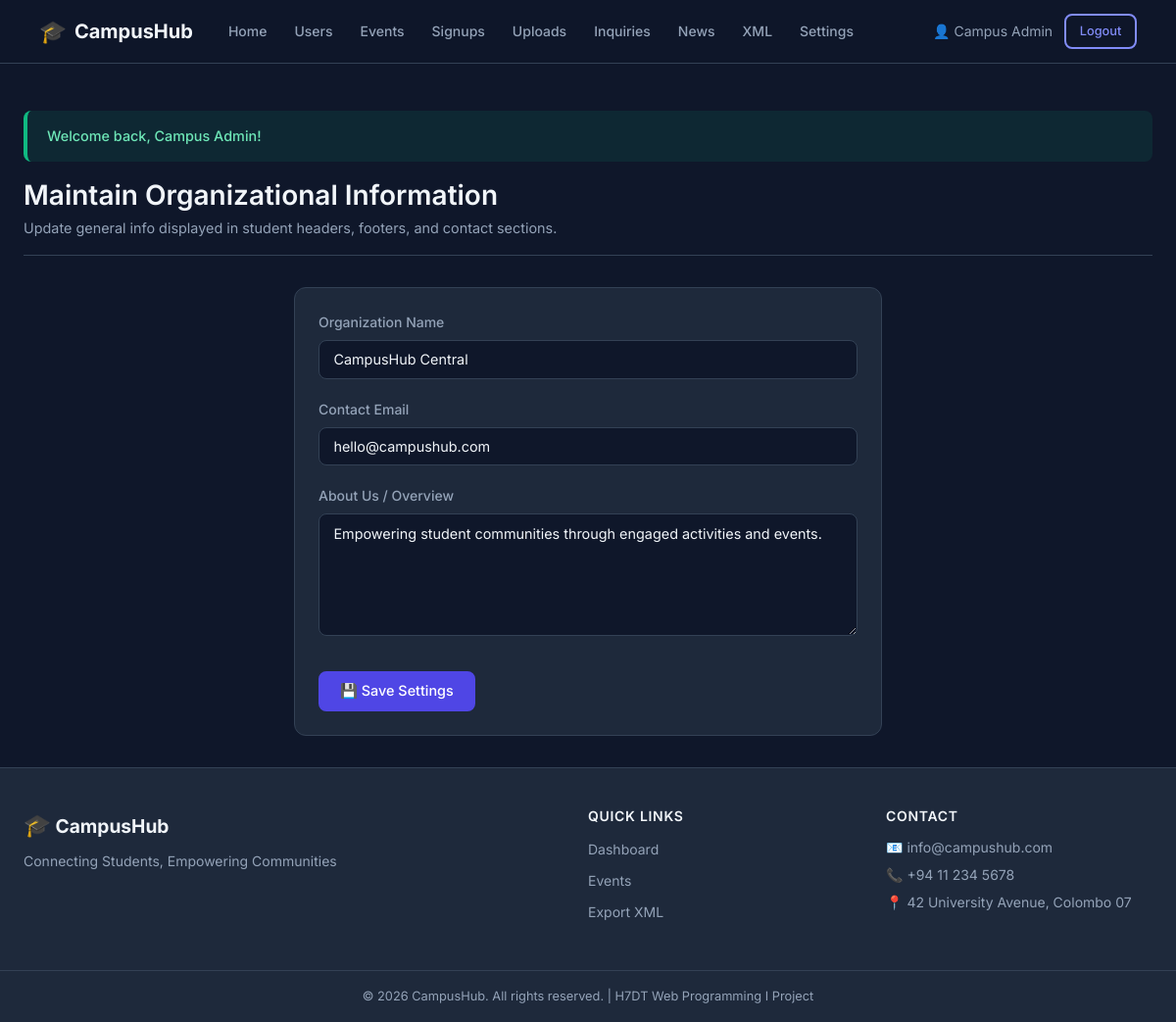
The app's page /admin/org_info.php (signed in) with its own data.
### tables this page shows
CREATE TABLE `organization_info` (
  `id` int(11) NOT NULL AUTO_INCREMENT,
  `org_name` varchar(255) NOT NULL,
  `about_text` text NOT NULL,
  `contact_email` varchar(150) NOT NULL,
  `updated_at` timestamp NOT NULL DEFAULT current_timestamp() ON UPDATE current_timestamp(),
  PRIMARY KEY (`id`)
);

### admin/org_info.php (the view, shortened to what this page needs)
<?php
require_once '../includes/functions.php';
require_once '../includes/db_connect.php';
try {
    $stmt = $pdo->query("SELECT * FROM organization_info ORDER BY id ASC LIMIT 1");
    $org = $stmt->fetch();
} catch (PDOException $e) {
    error_log("Failed to fetch organization details: " . $e->getMessage());
    $org = false;
}
include '../includes/header.php';
?>
<div class="page-header">
    <div>
        <h1>Maintain Organizational Information</h1>
        <p>Update general info displayed in student headers, footers, and contact sections.</p>
    </div>
</div>
<div class="card" style="max-width: 600px; margin: 0 auto;">
    <form method="POST" action="org_info.php">
        <div class="form-group">
            <label for="org_name">Organization Name</label>
            <input
                type="text"
                id="org_name"
                name="org_name"
                value="<?= sanitize($org['org_name'] ?? '') ?>"
                required
            >
        </div>
        <div class="form-group">
            <label for="contact_email">Contact Email</label>
            <input
                type="email"
                id="contact_email"
                name="contact_email"
                value="<?= sanitize($org['contact_email'] ?? '') ?>"
                required
            >
        </div>
        <div class="form-group">
            <label for="about_text">About Us / Overview</label>
            <textarea
                id="about_text"
                name="about_text"
                rows="6"
                required
            ><?= sanitize($org['about_text'] ?? '') ?></textarea>
        </div>
        <button type="submit" class="btn btn-primary mt-1">
            💾 Save Settings
        </button>
    </form>
</div>
<?php include '../includes/footer.php'; ?>

### assets/css/style.css (style rules this page uses)
:root { --primary: #4f46e5; --primary-dark: #3730a3; --primary-light: #818cf8; --secondary: #06b6d4; --accent: #f59e0b; --success: #10b981; --error: #ef4444; --warning: #f59e0b; --info: #3b82f6; --bg: #0f172a; --bg-card: #1e293b; --bg-card-hover: #253147; --border: #334155; --text: #f1f5f9; --text-muted: #94a3b8; --text-dark: #0f172a; --font: 'Inter', sans-serif; --radius: 12px; --radius-sm: 8px; --radius-lg: 20px; --shadow: 0 4px 24px rgba(0,0,0,0.4); --shadow-sm: 0 2px 8px rgba(0,0,0,0.3); --transition: 0.25s ease; }
*, *::before, *::after { box-sizing: border-box; margin: 0; padding: 0; }
html { scroll-behavior: smooth; }
body { font-family: var(--font); background-color: var(--bg); color: var(--text); line-height: 1.6; min-height: 100vh; display: flex; flex-direction: column; }
h1, h2, h3, h4, h5 { line-height: 1.3; font-weight: 600; }
.btn { display: inline-flex; align-items: center; justify-content: center; gap: 0.4rem; padding: 0.6rem 1.25rem; border-radius: var(--radius-sm); font-family: var(--font); font-size: 0.9rem; font-weight: 500; cursor: pointer; border: 2px solid transparent; transition: all var(--transition); white-space: nowrap; }
.btn-primary { background: var(--primary); color: #fff; border-color: var(--primary); }
.card { background: var(--bg-card); border: 1px solid var(--border); border-radius: var(--radius); padding: 1.5rem; transition: transform var(--transition), box-shadow var(--transition), background var(--transition); }
.page-header { display: flex; align-items: center; justify-content: space-between; margin-bottom: 2rem; padding-bottom: 1rem; border-bottom: 1px solid var(--border); }
.page-header h1 { font-size: 1.75rem; }
.page-header p { color: var(--text-muted); font-size: 0.9rem; margin-top: 0.25rem; }
.form-group { margin-bottom: 1.25rem; }
label { display: block; font-size: 0.875rem; font-weight: 500; color: var(--text-muted); margin-bottom: 0.4rem; }
input[type="text"], input[type="email"], input[type="password"], input[type="datetime-local"], input[type="date"], input[type="search"], input[type="file"], textarea, select { width: 100%; background: var(--bg); border: 1px solid var(--border); border-radius: var(--radius-sm); color: var(--text); font-family: var(--font); font-size: 0.9rem; padding: 0.65rem 0.9rem; transition: border-color var(--transition), box-shadow var(--transition); outline: none; }
textarea { resize: vertical; min-height: 100px; }
.mt-1 { margin-top: 0.5rem; }

### records on screen
organization_info: org_name "CampusHub Central", contact_email "hello@campushub.com", about_text "Empowering student communities through engaged activities and events."

### other values on screen
$_SESSION['full_name'] "Campus Admin"
$message "Welcome back, Campus Admin!"
